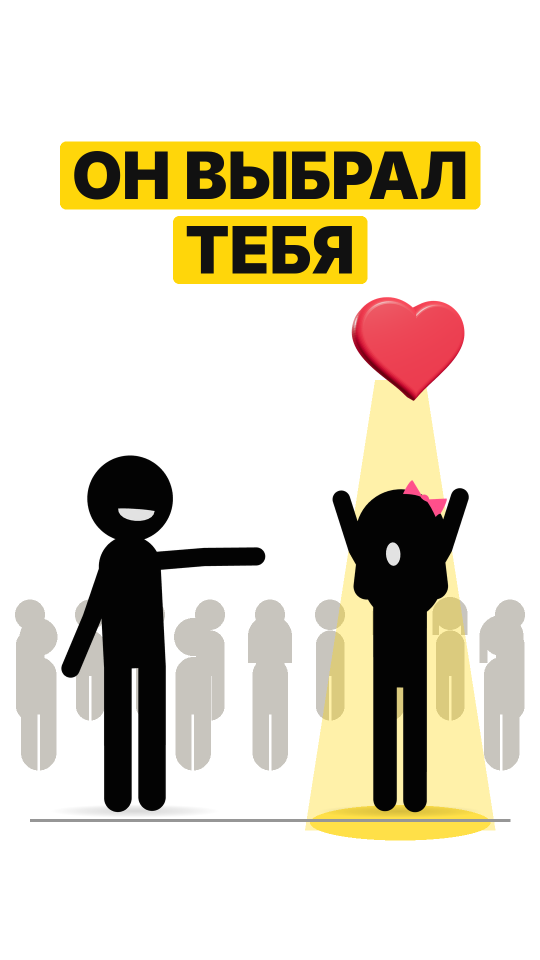
#> input picture ne-tupi/render/vybral/oblozhka/oblozhka-vybral-a-vybral.png, 1080 x 1920 px (shown at 1/2 size)
$ python -i compose_v.py   (imports and definitions only)
#> lines starting #> are read from the running program, lines starting #| are printed output that depends on the picture
### ne-tupi/render/vybral/kod/words.py
import json, re
a = json.load(open('align2.json'))
#> (reads ne-tupi/render/vybral/kod/align2.json from the repository)
C = a['characters']; S = a['character_start_times_seconds']; E = a['character_end_times_seconds']
txt = ''.join(C)
def words():
    out = []; intag = False; cur = None
    for i, ch in enumerate(C):
        if ch == '[': intag = True; cur = None; continue
        if ch == ']': intag = False; continue
        if intag: continue
        if ch.isalnum() or (ch in "-«»" and cur):
            if cur is None: cur = [i, i]; out.append(cur)
            else: cur[1] = i
        elif ch in ' \n': cur = None
        else:
            if cur: cur[1] = i
    return [(''.join(C[s:e + 1]).strip(), S[s], E[e]) for s, e in out]
def tags():
    return [(m.group(1), S[m.start()], E[m.end() - 1]) for m in re.finditer(r'\[([^\]]*)\]', txt)]
W = words()
def wt(sub, k=0):
    hits = [w for w in W if sub.lower() in w[0].lower()]
    return hits[k][1]
STARTS = ['Твой муж', 'Родители', 'А он тебе', 'Но из восьми', 'Стоп.', 'А вот и подвох', 'Ему тоже', 'Отправь', 'Всё. Не тупи']
_ix = [txt.index(s) for s in STARTS]
def _prev_end(i):
#> called with i = 73
    j = i - 1
    while j > 0 and not C[j].isalnum(): j -= 1
    return E[j]
B = [0.0] + [(_prev_end(i) + S[i]) / 2 for i in _ix[1:]]
END = E[len(txt.rstrip()) - 1]
DUR = round(END + 3.0, 2)
# [3 lines that do not run on import are left out]

### ne-tupi/render/vybral/kod/compose_v.py
"""Монтаж «Он выбрал тебя»: фон + 2D-графика (PIL) + 3D-предметы (RGBA) + муж и жена (RGBA) -> ffmpeg.
python3 compose_v.py [сек ...] — превью кадров; без аргументов — video_noaudio.mp4"""
import json, math, sys, subprocess, random
from functools import lru_cache
from PIL import Image, ImageDraw, ImageFont, ImageFilter
from words import W, B, END, DUR, wt
from props_plan import T as PT
FPS = 24; N = int(DUR * FPS); WD, HT = 1080, 1920; SS = 2
BG = (247, 245, 240); YEL = (255, 214, 10); RED = (226, 48, 48); INK = (17, 17, 17); WHITE = (255, 255, 255)
GREY = (150, 150, 150); LG = (225, 222, 215); MID = (196, 192, 184); PINK = (255, 79, 139); HRT = (232, 52, 74)
L1 = (228, 224, 216); L2 = (205, 200, 191)
FB = '/usr/share/fonts/opentype/inter/Inter-Black.otf'
@lru_cache(None)
def font(sz): return ImageFont.truetype(FB, int(sz * SS))
@lru_cache(None)
def font1(sz): return ImageFont.truetype(FB, int(sz))
def clamp(v, a=0, b=1): return max(a, min(b, v))
def back(t):
    t = clamp(t); c = 1.70158; return 1 + (c + 1) * (t - 1) ** 3 + c * (t - 1) ** 2
def eo(t): t = clamp(t); return 1 - (1 - t) ** 3
def eio(t): t = clamp(t); return t * t * (3 - 2 * t)
def S(v): return int(round(v * SS))
FEET = 1335; SUB_Y = 1410
def w_(s, k=0): return wt(s, k)
TT = dict(vybral=w_('выбрал'), sam=w_('сам.'), roditeli=w_('Родители'), vybirali=w_('выбирали'), rebenok=w_('ребёнок'), bratya=w_('Братья'),
          krov=w_('кровь'), detyam=w_('Детям'), dala=w_('дала'), dolzhen=w_('должен'), nichego=w_('ничего'), naznachal=w_('назначал'), mog=w_('мог'),
          uyti=w_('уйти'), vosmi=w_('восьми'), milliardov=w_('миллиардов'), pokazal=w_('показал'), tebya3=w_('тебя', 2), skazal=w_('сказал'),
          stroyu=w_('строю'), stop=w_('Стоп'), tupish=w_('тупишь'), navsegda=w_('навсегда'), shkaf=w_('шкаф'), podvoh=w_('подвох'),
          lyubov=w_('Любовь'), cvetok=w_('цветок'), polivaesh=w_('поливаешь'), vyanet=w_('вянет'), vybrali=w_('выбрали'), kazhdy=w_('Каждый'),
          otprav=w_('Отправь'), znaet=w_('знает'), netupi=w_('тупи.'))
def line_of(t): return max(j for j in range(len(B)) if B[j] <= t)

# ---------- плашки (2x слой на весь кадр) ----------
# [31 lines left out: functions plate_img, paste, plate, cross, heart2d, not called in this run]

# ---------- фон и серые фигурки (1x) ----------
def ground(d, x0=0, x1=WD): d.line([x0, FEET + 8, x1, FEET + 8], fill=L2, width=5)
# [72 lines left out: functions grey_person, door, wardrobe, watering_can, phone, keyx and 2 more, not called in this run]
CH_CROP = (0, 60, 1080, 1660)
# [1 line not run here, left out]
WALK0 = END + 0.75
# [9 lines left out: function char, not called in this run]
def head_y(s): return FEET + 70 * s - 1600 * s + (380 - 60) * s   # примерно верх головы

# ---------- 3D-предметы ----------
# [1 line not run here, left out]
@lru_cache(64)
def prop_img(idx): return Image.open(f'kadry_props/p/{idx:03d}.png').convert('RGBA')
# [7 lines left out: function props, not called in this run]
# [1 line not run here, left out]

# ---------- сцены: фон (1x, под людьми) ----------
def under(img, t):
    d = ImageDraw.Draw(img); L = line_of(t)
    ground(d)
    if L == 1:   # пузыри «родные»: родители, братья и сёстры, дети
        hx, hy = 540, head_y(.46) + 40
        for j, (cx, cy, key, lab) in enumerate(((200, 660, 'roditeli', 'РОДИТЕЛИ'), (540, 560, 'bratya', 'БРАТЬЯ И СЁСТРЫ'), (880, 660, 'detyam', 'ДЕТИ'))):
            k = back((t - TT[key] + 0.1) / 0.35)
            if k <= 0.02: continue
            r = 150 * k; k *= 1.25
            d.line([cx, cy + r, hx + (cx - 540) * 0.08, hy], fill=L2, width=4)
            d.ellipse([cx - r, cy - r, cx + r, cy + r], fill=WHITE, outline=INK, width=5)
            if j == 0: grey_person(d, cx - 30 * k, cy + 80 * k, 150 * k); grey_person(d, cx + 32 * k, cy + 80 * k, 140 * k, dress=True)
            if j == 1: grey_person(d, cx - 34 * k, cy + 80 * k, 125 * k); grey_person(d, cx + 34 * k, cy + 80 * k, 120 * k, dress=True); d.ellipse([cx - 14 * k, cy - 95 * k, cx + 14 * k, cy - 60 * k], fill=HRT)
            if j == 2: grey_person(d, cx - 26 * k, cy + 80 * k, 85 * k); grey_person(d, cx + 26 * k, cy + 80 * k, 75 * k, dress=True)
            d.text((cx, cy + r + 34), lab, font=font1(34), fill=INK, anchor='mm')
    if L == 2:
        door(d, 900, back((t - TT['mog'] + 0.2) / 0.4), open_=0.2 + 0.4 * clamp((t - TT['uyti']) / 0.6))
    if L == 3:   # толпа: 8 миллиардов
        layer = Image.new('RGBA', (WD, HT), (0, 0, 0, 0)); dl = ImageDraw.Draw(layer)
        fade = 1 - clamp((t - TT['tebya3'] - 0.4) / 0.5)
        rnd = random.Random(3)
        rows = [(FEET - 230, 150, 15), (FEET - 140, 220, 11), (FEET - 30, 300, 8)]
        n = 0
        for ri, (fy, h, cnt) in enumerate(rows):
            for j in range(cnt):
                x = (j + 0.5) * WD / cnt + rnd.uniform(-20, 20)
                if ri == 2 and (abs(x - 250) < 120 or abs(x - 820) < 120): continue
                k = back((t - TT['vosmi'] - 0.03 * n) / 0.3); n += 1
                if k > 0.05: grey_person(dl, x, fy, h * k * rnd.uniform(0.9, 1.05), col=(208 - ri * 10,) * 3, dress=rnd.random() < 0.5)
        if fade < 1: layer.putalpha(layer.getchannel('A').point(lambda a: int(a * fade)))
        img.alpha_composite(layer)
        if t >= TT['pokazal'] + 0.6:   # луч прожектора на неё
            u = eo((t - TT['pokazal'] - 0.6) / 0.3)
            ov = Image.new('RGBA', (WD, HT), (0, 0, 0, 0)); do = ImageDraw.Draw(ov)
            do.polygon([(780, 300), (860, 300), (980, FEET + 20), (660, FEET + 20)], fill=YEL + (int(70 * u),))
            do.ellipse([660, FEET - 20, 980, FEET + 40], fill=YEL + (int(160 * u),))
            img.alpha_composite(ov)
    if L == 4:
        wardrobe(d, 800, back((t - TT['shkaf'] + 0.1) / 0.35), t)
    if L == 5:
        k = back((t - TT['polivaesh'] + 0.15) / 0.3)
        watering_can(d, 880, 560, k)
    if L == 6:
        for j in range(10):   # всплывающие сердечки
            t0 = 33.4 + j * 0.22
            if t < t0: continue
            u = (t - t0) / 1.6
            if u > 1: continue
            x = 690 + math.sin(j * 1.7 + u * 5) * 90; y = 950 - u * 420
            heart2d(d, x, y, 18 + 10 * (j % 3), col=HRT if j % 2 else PINK)
    if L == 7:
        phone(d, 840, 560, back((t - TT['otprav'] + 0.1) / 0.3), t, TT['otprav'])

# ---------- плашки сверху ----------
# [53 lines left out: functions sc, card_img, not called in this run]
def graphics(t):
    G = Image.new('RGBA', (WD * SS // 2, HT * SS // 2), (0, 0, 0, 0))
    return G
# плашки рисуем в 2x-слое верхних 1000 px
GH = 1000
def top_layer(t):
    G = Image.new('RGBA', (WD * SS, GH * SS), (0, 0, 0, 0)); sc(G, t)
    return G.resize((WD, GH), Image.LANCZOS)

# ---------- субтитры ----------
SUBF = ImageFont.truetype(FB, 56); SP = 14; MAXW = 780
_d = ImageDraw.Draw(Image.new('RGB', (1, 1)))
def wlen(w): return _d.textbbox((0, 0), w[0].upper().strip('«»'), font=SUBF)[2]
# [8 lines left out: function wrap, not called in this run]
groups, cur = [], []
# [5 lines not run here, left out]
# [16 lines left out: functions subs, zoom, not called in this run]
def shake(t):
    if TT['stop'] - 0.05 <= t < TT['stop'] + 0.3: return int(10 * math.sin(t * 90)), int(6 * math.cos(t * 70))
    return 0, 0

def frame(i):
    t = i / FPS
    img = Image.new('RGBA', (WD, HT), BG + (255,))
    under(img, t)
    props(img, i, front=False)
    for who in ('muzh', 'zhena'):
        a, s = pos(who, t)
        if a: char(img, who, i, a[0], a[1], s)
    props(img, i, front=True)
    img.alpha_composite(top_layer(t), (0, 0))
    subs(img, t)
    img = img.convert('RGB')
    z, cy = zoom(t)
    if z != 1:
        w, h = int(WD * z), int(HT * z); im2 = img.resize((w, h), Image.BILINEAR)
        ox, oy = int((w - WD) * 0.5), int((h - HT) * cy / HT); img = im2.crop((ox, oy, ox + WD, oy + HT))
    dx, dy = shake(t)
    if dx or dy: img = img.transform(img.size, Image.AFFINE, (1, 0, -dx, 0, 1, -dy), fillcolor=BG)
    return img

# [11 lines not run here, left out]

>>> import cv2
>>> picture = cv2.imread('../oblozhka/oblozhka-vybral-a-vybral.png', cv2.IMREAD_GRAYSCALE)
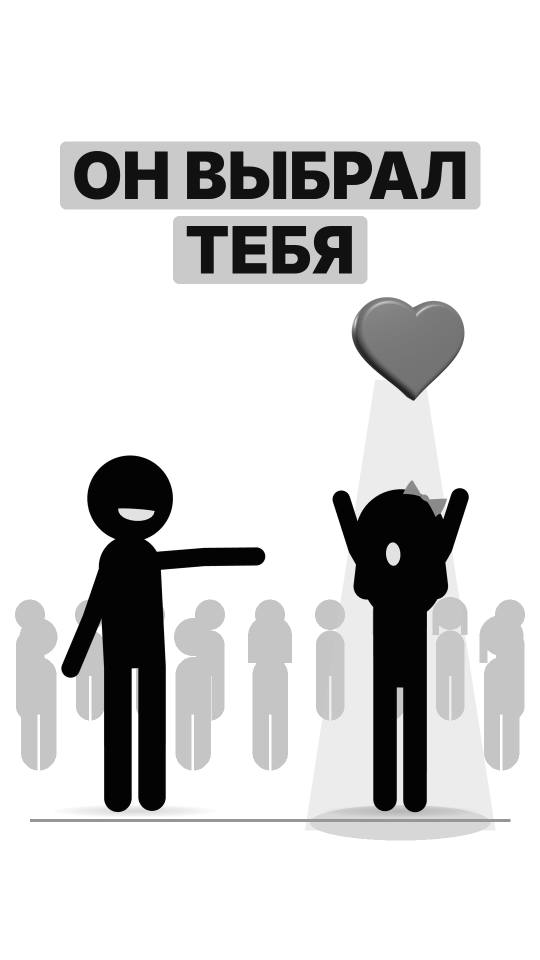
#> picture: shape (1920, 1080) (shown at 1/2 size); min 0, max 255, mean 215.3
>>> result = frame(picture)
#> in frame, `img = Image.new('RGBA', (WD, HT), BG + (255,))`:
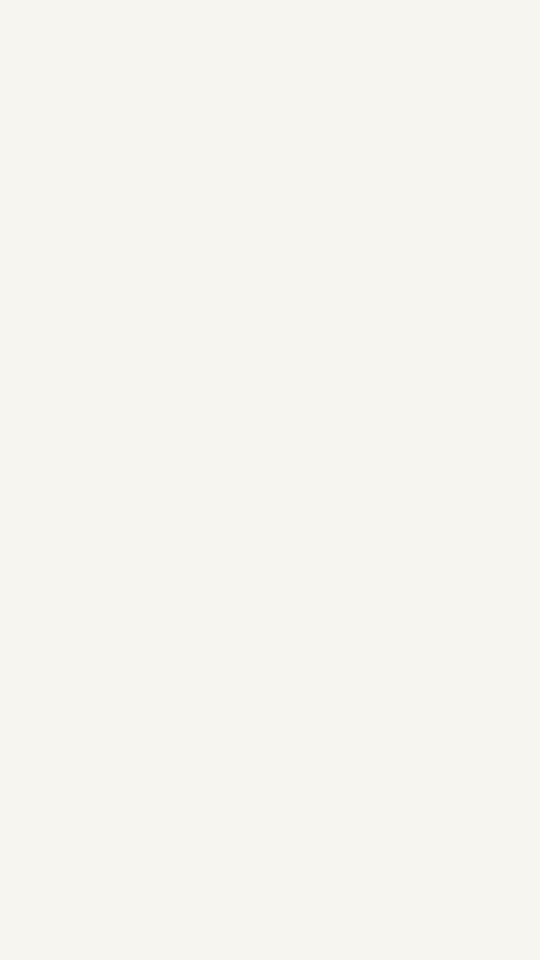
#> img: PIL image 1080x1920 RGBA (shown at 1/2 size); mean R, G, B, A 247, 245, 240, 255
#> (the run stopped early here; a loop or call above may not have finished)
